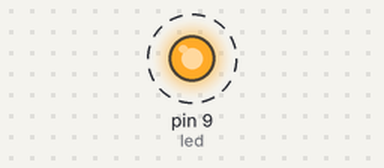
Bench run of a sketch on a simulated Arduino Uno, built with avr-gcc and run on an emulated ATmega328P. Shown: output pins drawn as LEDs (lit = HIGH). Dashed ring = blinking.

Above: at 0.2 s.
Timing chart, 0 to 3.0 s (numbered marks = the images above):
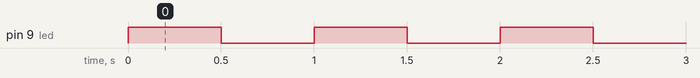

Measured:
- by itself, pin 9 (led): alternates HIGH for 0.50 s and LOW for 0.50 s

The sketch:

blink.ino
```cpp
int led = 9;
int onTime = 500;
int offTime = 500;


void setup() {
  // put your setup code here, to run once:
  pinMode(led,OUTPUT);


}

void loop() {
  // put your main code here, to run repeatedly:
  digitalWrite(led,HIGH);
  delay(onTime);
  digitalWrite(led,LOW);
  delay(offTime);

}
```
